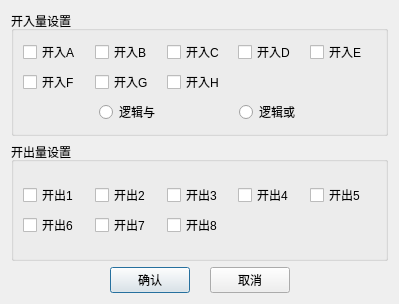
<?xml version="1.0" encoding="UTF-8"?>
<ui version="4.0">
 <class>QLowVolBinarysDlg</class>
 <widget class="QDialog" name="QLowVolBinarysDlg">
  <property name="geometry">
   <rect>
    <x>0</x>
    <y>0</y>
    <width>399</width>
    <height>304</height>
   </rect>
  </property>
  <property name="windowTitle">
   <string>开关量设置</string>
  </property>
  <layout class="QGridLayout" name="gridLayout">
   <item row="0" column="0">
    <widget class="QGroupBox" name="groupBox">
     <property name="title">
      <string>开入量设置</string>
     </property>
     <layout class="QGridLayout" name="gridLayout_3">
      <item row="0" column="0" colspan="5">
       <layout class="QGridLayout" name="gridLayout_2">
        <item row="0" column="0">
         <widget class="QCheckBox" name="m_check_A">
          <property name="sizePolicy">
           <sizepolicy hsizetype="Preferred" vsizetype="Fixed">
            <horstretch>0</horstretch>
            <verstretch>0</verstretch>
           </sizepolicy>
          </property>
          <property name="text">
           <string>开入A</string>
          </property>
         </widget>
        </item>
        <item row="0" column="1">
         <widget class="QCheckBox" name="m_check_B">
          <property name="sizePolicy">
           <sizepolicy hsizetype="Preferred" vsizetype="Fixed">
            <horstretch>0</horstretch>
            <verstretch>0</verstretch>
           </sizepolicy>
          </property>
          <property name="text">
           <string>开入B</string>
          </property>
         </widget>
        </item>
        <item row="0" column="2">
         <widget class="QCheckBox" name="m_check_C">
          <property name="sizePolicy">
           <sizepolicy hsizetype="Preferred" vsizetype="Fixed">
            <horstretch>0</horstretch>
            <verstretch>0</verstretch>
           </sizepolicy>
          </property>
          <property name="text">
           <string>开入C</string>
          </property>
         </widget>
        </item>
        <item row="0" column="3">
         <widget class="QCheckBox" name="m_check_D">
          <property name="sizePolicy">
           <sizepolicy hsizetype="Preferred" vsizetype="Fixed">
            <horstretch>0</horstretch>
            <verstretch>0</verstretch>
           </sizepolicy>
          </property>
          <property name="text">
           <string>开入D</string>
          </property>
         </widget>
        </item>
        <item row="0" column="4">
         <widget class="QCheckBox" name="m_check_E">
          <property name="sizePolicy">
           <sizepolicy hsizetype="Preferred" vsizetype="Fixed">
            <horstretch>0</horstretch>
            <verstretch>0</verstretch>
           </sizepolicy>
          </property>
          <property name="text">
           <string>开入E</string>
          </property>
         </widget>
        </item>
        <item row="1" column="0">
         <widget class="QCheckBox" name="m_check_F">
          <property name="sizePolicy">
           <sizepolicy hsizetype="Preferred" vsizetype="Fixed">
            <horstretch>0</horstretch>
            <verstretch>0</verstretch>
           </sizepolicy>
          </property>
          <property name="text">
           <string>开入F</string>
          </property>
         </widget>
        </item>
        <item row="1" column="1">
         <widget class="QCheckBox" name="m_check_G">
          <property name="sizePolicy">
           <sizepolicy hsizetype="Preferred" vsizetype="Fixed">
            <horstretch>0</horstretch>
            <verstretch>0</verstretch>
           </sizepolicy>
          </property>
          <property name="text">
           <string>开入G</string>
          </property>
         </widget>
        </item>
        <item row="1" column="2">
         <widget class="QCheckBox" name="m_check_H">
          <property name="sizePolicy">
           <sizepolicy hsizetype="Preferred" vsizetype="Fixed">
            <horstretch>0</horstretch>
            <verstretch>0</verstretch>
           </sizepolicy>
          </property>
          <property name="text">
           <string>开入H</string>
          </property>
         </widget>
        </item>
       </layout>
      </item>
      <item row="1" column="0">
       <spacer name="horizontalSpacer">
        <property name="orientation">
         <enum>Qt::Horizontal</enum>
        </property>
        <property name="sizeHint" stdset="0">
         <size>
          <width>70</width>
          <height>20</height>
         </size>
        </property>
       </spacer>
      </item>
      <item row="1" column="1">
       <widget class="QRadioButton" name="m_rbtn_LogicAnd">
        <property name="text">
         <string>逻辑与</string>
        </property>
       </widget>
      </item>
      <item row="1" column="3">
       <widget class="QRadioButton" name="m_rbtn_LogicOr">
        <property name="text">
         <string>逻辑或</string>
        </property>
       </widget>
      </item>
      <item row="1" column="4">
       <spacer name="horizontalSpacer_2">
        <property name="orientation">
         <enum>Qt::Horizontal</enum>
        </property>
        <property name="sizeHint" stdset="0">
         <size>
          <width>70</width>
          <height>20</height>
         </size>
        </property>
       </spacer>
      </item>
      <item row="1" column="2">
       <spacer name="horizontalSpacer_3">
        <property name="orientation">
         <enum>Qt::Horizontal</enum>
        </property>
        <property name="sizeHint" stdset="0">
         <size>
          <width>40</width>
          <height>20</height>
         </size>
        </property>
       </spacer>
      </item>
     </layout>
    </widget>
   </item>
   <item row="2" column="0">
    <layout class="QHBoxLayout" name="horizontalLayout">
     <property name="spacing">
      <number>20</number>
     </property>
     <item>
      <spacer name="horizontalSpacer_4">
       <property name="orientation">
        <enum>Qt::Horizontal</enum>
       </property>
       <property name="sizeHint" stdset="0">
        <size>
         <width>40</width>
         <height>20</height>
        </size>
       </property>
      </spacer>
     </item>
     <item>
      <widget class="QPushButton" name="m_btnOK">
       <property name="text">
        <string>确认</string>
       </property>
      </widget>
     </item>
     <item>
      <widget class="QPushButton" name="m_btnCancel">
       <property name="text">
        <string>取消</string>
       </property>
      </widget>
     </item>
     <item>
      <spacer name="horizontalSpacer_5">
       <property name="orientation">
        <enum>Qt::Horizontal</enum>
       </property>
       <property name="sizeHint" stdset="0">
        <size>
         <width>40</width>
         <height>20</height>
        </size>
       </property>
      </spacer>
     </item>
    </layout>
   </item>
   <item row="1" column="0">
    <widget class="QGroupBox" name="groupBox_2">
     <property name="title">
      <string>开出量设置</string>
     </property>
     <layout class="QGridLayout" name="gridLayout_5">
      <item row="0" column="0">
       <layout class="QGridLayout" name="gridLayout_4">
        <item row="0" column="0">
         <widget class="QCheckBox" name="m_check_B01">
          <property name="sizePolicy">
           <sizepolicy hsizetype="Preferred" vsizetype="Fixed">
            <horstretch>0</horstretch>
            <verstretch>0</verstretch>
           </sizepolicy>
          </property>
          <property name="text">
           <string>开出1</string>
          </property>
         </widget>
        </item>
        <item row="0" column="1">
         <widget class="QCheckBox" name="m_check_B02">
          <property name="sizePolicy">
           <sizepolicy hsizetype="Preferred" vsizetype="Fixed">
            <horstretch>0</horstretch>
            <verstretch>0</verstretch>
           </sizepolicy>
          </property>
          <property name="text">
           <string>开出2</string>
          </property>
         </widget>
        </item>
        <item row="0" column="2">
         <widget class="QCheckBox" name="m_check_B03">
          <property name="sizePolicy">
           <sizepolicy hsizetype="Preferred" vsizetype="Fixed">
            <horstretch>0</horstretch>
            <verstretch>0</verstretch>
           </sizepolicy>
          </property>
          <property name="text">
           <string>开出3</string>
          </property>
         </widget>
        </item>
        <item row="0" column="3">
         <widget class="QCheckBox" name="m_check_B04">
          <property name="sizePolicy">
           <sizepolicy hsizetype="Preferred" vsizetype="Fixed">
            <horstretch>0</horstretch>
            <verstretch>0</verstretch>
           </sizepolicy>
          </property>
          <property name="text">
           <string>开出4</string>
          </property>
         </widget>
        </item>
        <item row="0" column="4">
         <widget class="QCheckBox" name="m_check_B05">
          <property name="sizePolicy">
           <sizepolicy hsizetype="Preferred" vsizetype="Fixed">
            <horstretch>0</horstretch>
            <verstretch>0</verstretch>
           </sizepolicy>
          </property>
          <property name="text">
           <string>开出5</string>
          </property>
         </widget>
        </item>
        <item row="1" column="0">
         <widget class="QCheckBox" name="m_check_B06">
          <property name="sizePolicy">
           <sizepolicy hsizetype="Preferred" vsizetype="Fixed">
            <horstretch>0</horstretch>
            <verstretch>0</verstretch>
           </sizepolicy>
          </property>
          <property name="text">
           <string>开出6</string>
          </property>
         </widget>
        </item>
        <item row="1" column="1">
         <widget class="QCheckBox" name="m_check_B07">
          <property name="sizePolicy">
           <sizepolicy hsizetype="Preferred" vsizetype="Fixed">
            <horstretch>0</horstretch>
            <verstretch>0</verstretch>
           </sizepolicy>
          </property>
          <property name="text">
           <string>开出7</string>
          </property>
         </widget>
        </item>
        <item row="1" column="2">
         <widget class="QCheckBox" name="m_check_B08">
          <property name="sizePolicy">
           <sizepolicy hsizetype="Preferred" vsizetype="Fixed">
            <horstretch>0</horstretch>
            <verstretch>0</verstretch>
           </sizepolicy>
          </property>
          <property name="text">
           <string>开出8</string>
          </property>
         </widget>
        </item>
       </layout>
      </item>
     </layout>
    </widget>
   </item>
  </layout>
 </widget>
 <resources/>
 <connections/>
</ui>
